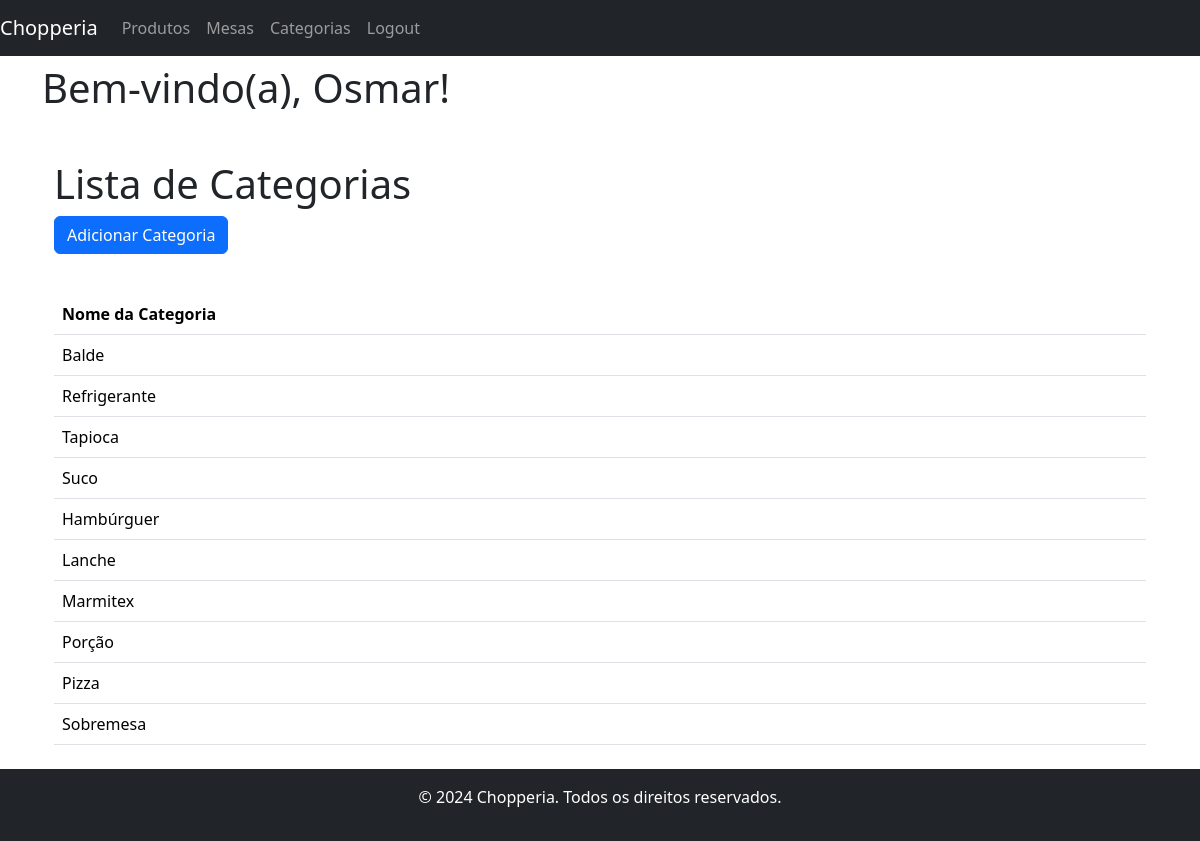
The app's page /produtos/categorias/ (signed in) with its own data.
### produto/models.py (models this page shows, shortened)
class Categoria(models.Model):
    nome = models.CharField(max_length=100)

### produto/views.py (the view)
# urls.py: path('categorias/', views.categoria_list, name='categoria_list'),  # Listar categorias
@login_required
def categoria_list(request):
    if request.user.is_superuser:
        return redirect('/admin/')  # Redireciona para o admin se o usuário for superuser
    categorias = Categoria.objects.all()
    return render(request, 'produto/categoria_list.html', {'categorias': categorias})

### produto/templates/produto/categoria_list.html (shortened to what this page needs)
{% extends 'base.html' %}
{% block content %}
<div class="container mt-5">
    <h1>Lista de Categorias</h1>
    <a href="{% url 'produto:categoria_create' %}" class="btn btn-primary mb-3">Adicionar Categoria</a>
    <table class="table mt-4">
        <thead>
            <tr>
                <th>Nome da Categoria</th>
            </tr>
        </thead>
        <tbody>
            {% for categoria in categorias %}
            <tr>
                <td>{{ categoria.nome }}</td>
            </tr>
            {% endfor %}
        </tbody>
    </table>
</div>
{% endblock %}

### templates/base.html (shortened to what this page needs)
{% load static %}
<!DOCTYPE html>
<html lang="pt-BR">
<head>
    <link rel="stylesheet" href="{% static 'css/bootstrap.min.css' %}">
    <link rel="stylesheet" href="{% static 'css/style.css' %}">
</head>
<body>
    <nav class="navbar navbar-expand-md navbar-dark bg-dark fixed-top" id="navbar">
        <a class="navbar-brand" href="{% url 'index' %}">Chopperia</a>
        <div class="collapse navbar-collapse" id="navbarNav">
            <ul class="navbar-nav ml-auto">
                {% if user.is_authenticated and not user.is_superuser %}
                    <li class="nav-item">
                        <a class="nav-link" href="{% url 'produto:produto_list' %}">Produtos</a>
                    </li>
                    <li class="nav-item">
                        <a class="nav-link" href="{% url 'mesa:mesa_list' %}">Mesas</a>
                    </li>
                    <li class="nav-item">
                        <a class="nav-link" href="{% url 'produto:categoria_list' %}">Categorias</a>
                    </li>
                {% endif %}
                {% if user.is_authenticated %}
                    <li class="nav-item">
                        <a class="nav-link" href="{% url 'logout' %}">Logout</a>
                    </li>
                {% endif %}
            </ul>
        </div>
    </nav>
    <div class="container mt-5 pt-3">
        {% if user.is_authenticated and not user.is_superuser %}
            <h1>Bem-vindo(a), {{ user.username }}!</h1>
        {% endif %}
        {% block content %}
        {% endblock %}
    </div>
    <footer class="bg-dark text-white text-center py-3 mt-4">
        <p>&copy; 2024 Chopperia. Todos os direitos reservados.</p>
    </footer>
</body>
</html>

### records on screen
Categoria: nome "Balde"
Categoria: nome "Refrigerante"
Categoria: nome "Tapioca"
Categoria: nome "Suco"
Categoria: nome "Hambúrguer"
Categoria: nome "Lanche"
Categoria: nome "Marmitex"
Categoria: nome "Porção"
Categoria: nome "Pizza"
Categoria: nome "Sobremesa"

### other values on screen
{{ user.username }} "Osmar"
